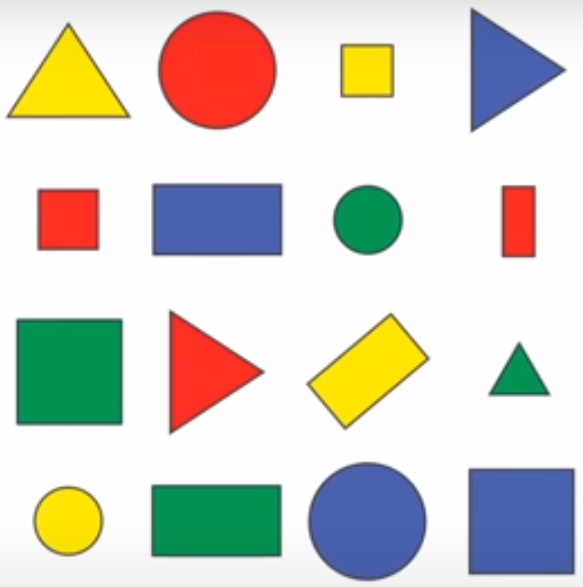
#> input picture Resources/shapes.png, 583 x 587 px
$ python chapter8.py
#> lines starting #> are read from the running program, lines starting #| are printed output that depends on the picture; after the words box and inside, x2 and y2 are one past the last pixel; in counts of white or black regions, pixels touching at a corner belong together
#CONTOURS / SHAPE DETECTION
import cv2
import numpy as np

def stackImages(scale,imgArray): #new function
    rows = len(imgArray)
    cols = len(imgArray[0])
    rowsAvailable = isinstance(imgArray[0], list)
    width = imgArray[0][0].shape[1]
    height = imgArray[0][0].shape[0]
    if rowsAvailable:
        for x in range ( 0, rows):
            for y in range(0, cols):
                if imgArray[x][y].shape[:2] == imgArray[0][0].shape [:2]:
                    imgArray[x][y] = cv2.resize(imgArray[x][y], (0, 0), None, scale, scale)
                else:
                    imgArray[x][y] = cv2.resize(imgArray[x][y], (imgArray[0][0].shape[1], imgArray[0][0].shape[0]), None, scale, scale)
                if len(imgArray[x][y].shape) == 2: imgArray[x][y]= cv2.cvtColor( imgArray[x][y], cv2.COLOR_GRAY2BGR)
        imageBlank = np.zeros((height, width, 3), np.uint8)
        hor = [imageBlank]*rows
        hor_con = [imageBlank]*rows
        for x in range(0, rows):
            hor[x] = np.hstack(imgArray[x])
        ver = np.vstack(hor)
    else:
        for x in range(0, rows):
            if imgArray[x].shape[:2] == imgArray[0].shape[:2]:
                imgArray[x] = cv2.resize(imgArray[x], (0, 0), None, scale, scale)
            else:
                imgArray[x] = cv2.resize(imgArray[x], (imgArray[0].shape[1], imgArray[0].shape[0]), None,scale, scale)
            if len(imgArray[x].shape) == 2: imgArray[x] = cv2.cvtColor(imgArray[x], cv2.COLOR_GRAY2BGR)
        hor= np.hstack(imgArray)
        ver = hor
    return ver

def getContours(image):
    contours,hierarchy = cv2.findContours(image,cv2.RETR_EXTERNAL,cv2.CHAIN_APPROX_NONE) #countour = dış hat, çevre
    for cnt in contours:
        area = cv2.contourArea(cnt) #contour area
        print(area)
        if area>500:
            cv2.drawContours(imgContour,cnt,-1, (255,0,0), 3) #-1 for all items in contours, draws contour
            perimeter = cv2.arcLength(cnt,True) #contour length
            approx = cv2.approxPolyDP(cnt,0.02*perimeter,True) #approximately object corner locations
            print(len(approx)) #corners

            objCorner = len(approx)
            x,y,w,h = cv2.boundingRect(approx) #contour drawing function 'till here

            if objCorner == 3: objectType ="Triangle"
            elif objCorner == 4:
                #if w == h: objectType = "Square"
                aspRatio = w/float(h)
                if aspRatio >0.95 and aspRatio < 1.05: objectType = "Square" #deviation %5
                else: objectType = "Rectangle"
            elif objCorner > 5: objectType = "Circle"
            else: objectType="None"

            cv2.rectangle(imgContour,(x,y),(x+w,y+h),(0,255,0),2)
            cv2.putText(imgContour,objectType,(x+(w//2)-25,y+h//2),cv2.FONT_HERSHEY_DUPLEX,0.8,(0,0,0),1)


path = "Resources/shapes.png"
img = cv2.imread(path)
#> img is the input picture: shape (587, 583, 3); mean B, G, R 201.3, 208.5, 211.4
imgContour = img.copy()
imgGray = cv2.cvtColor(img,cv2.COLOR_BGR2GRAY)
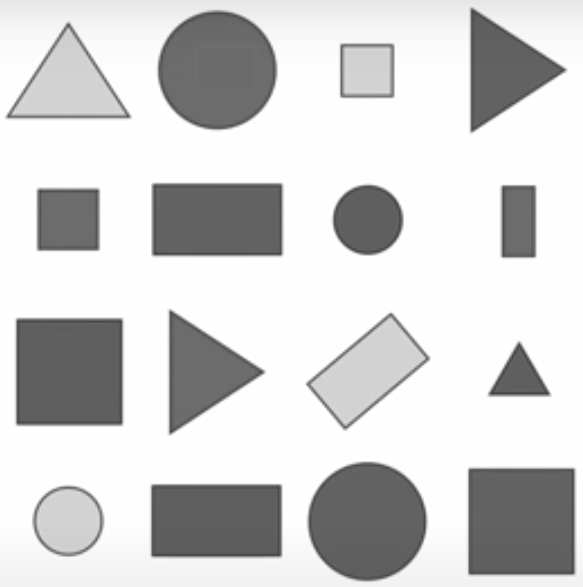
#> imgGray: shape (587, 583); min 63, max 255, mean 208.7
imgBlur = cv2.GaussianBlur(imgGray,(7,7),1) #last thing "sigmaX" defines blur amount
imgCanny = cv2.Canny(imgBlur, 50,150)
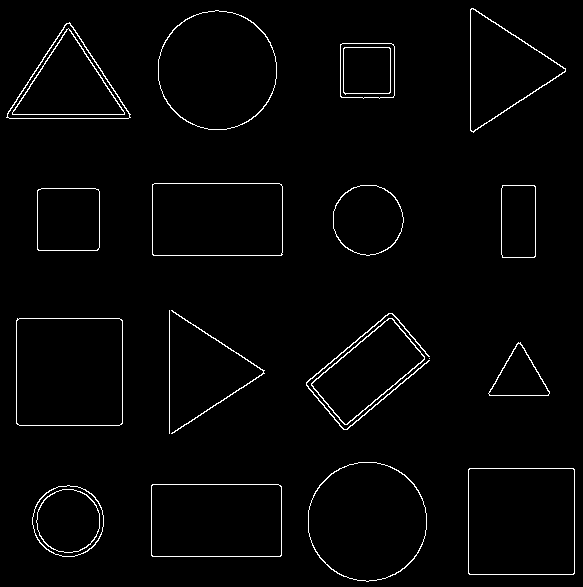
#> imgCanny: shape (587, 583); 2% white in thin lines or dots

getContours(imgCanny)
#> in getContours, `contours,hierarchy = cv2.findContours(image,cv2.RETR_EXTERNAL,cv2.CHAI..`: contours = 19 contours, 2 with area under 20; largest, box (x1, y1, x2, y2) and area: (16, 318, 123, 426) 11330, (468, 468, 575, 575) 11234, (158, 10, 277, 130) 11090, (308, 462, 427, 582) 11086, (151, 484, 282, 557) 9356
#> the loop in getContours, `for cnt in contours:` made 19 passes
#> (area, perimeter, approx, objCorner, x, y, w, h) on passes 2, 3, 7, 8, 12, 13, 15: (9355.5, 401.1, [[151, 485], [152, 556], [281, 555], [280, 485]], 4, 151, 485, 131, 72), (11234, 421.7, [[469, 468], [468, 573], [573, 574], [574, 469]], 4, 468, 468, 107, 107), (5741.5, 323.8, [[392, 318], [311, 383], [344, 424], [424, 359]], 4, 311, 318, 114, 107), (11330.5, 422.7, [[17, 318], [16, 423], [121, 424], [122, 320]], 4, 16, 318, 107, 107), (3831.5, 243.9, [[38, 189], [37, 249], [97, 250], [98, 189]], 4, 37, 189, 62, 62), (2442, 209.7, [[502, 185], [502, 257], [534, 257], [535, 186]], 4, 502, 185, 34, 73), (9352.5, 401.9, [[152, 184], [153, 255], [282, 254], [281, 184]], 4, 152, 184, 131, 72)
#> (area, perimeter, approx, objCorner, x, y, w, h) on passes 6, 17, 19: (1755.5, 193.1, [[518, 342], [489, 395], [548, 395]], 3, 489, 342, 60, 54), (6295, 368.2, [[130, 114], [69, 22], [6, 117]], 3, 6, 22, 125, 96), (6169, 365.4, [[471, 8], [473, 132], [565, 68]], 3, 471, 8, 95, 125)
#> (printed output is left out)
#> after the loop in getContours, `for cnt in contours:`:
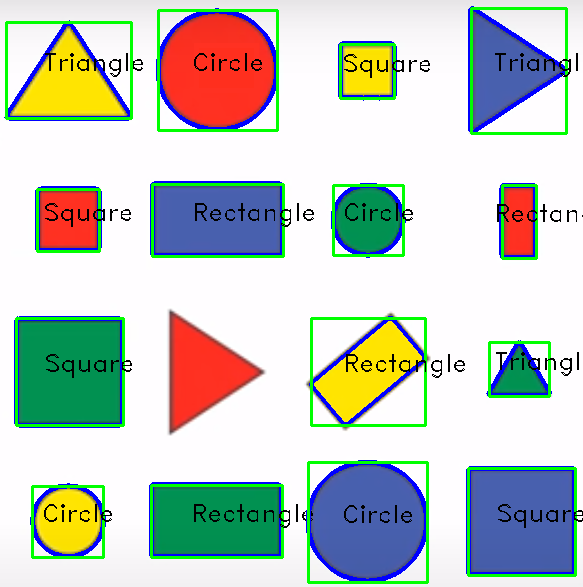
#> imgContour: shape (587, 583, 3); 9.91% of pixels changed, all inside (x1, y1, x2, y2) = (4, 6, 583, 584)

imgBlank = np.zeros_like(img)
imgStack = stackImages(0.7,([img,imgGray,imgBlur],[imgCanny,imgContour,imgBlank]))
#> after the loop in stackImages, `for x in range(0, rows):`: hor = 2 items
#> in stackImages, `ver = np.vstack(hor)`:
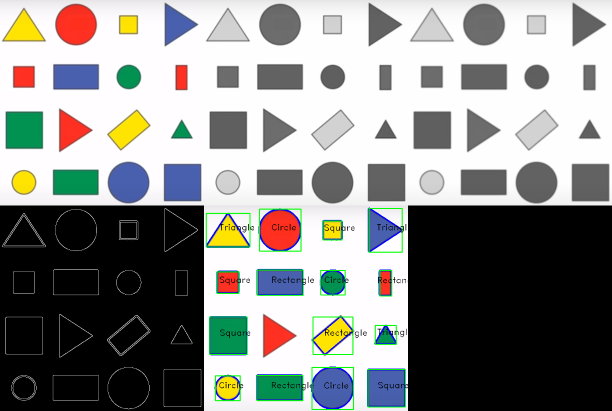
#> ver: shape (822, 1224, 3) (shown at 1/2 size); mean of channels 0, 1, 2 136.2, 138.8, 137.8; drawn as B, G, R

cv2.imshow("Stack", imgStack)
cv2.waitKey(0)
